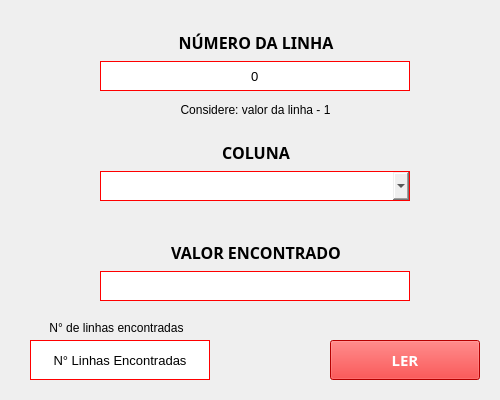
<?xml version="1.0" encoding="UTF-8"?>
<ui version="4.0">
 <class>Form</class>
 <widget class="QWidget" name="Form">
  <property name="geometry">
   <rect>
    <x>0</x>
    <y>0</y>
    <width>500</width>
    <height>400</height>
   </rect>
  </property>
  <property name="minimumSize">
   <size>
    <width>500</width>
    <height>400</height>
   </size>
  </property>
  <property name="maximumSize">
   <size>
    <width>550</width>
    <height>400</height>
   </size>
  </property>
  <property name="windowTitle">
   <string>Ler</string>
  </property>
  <property name="windowIcon">
   <iconset>
    <normaloff>../imagens/excel.ico</normaloff>../imagens/excel.ico</iconset>
  </property>
  <widget class="QWidget" name="verticalLayoutWidget_9">
   <property name="geometry">
    <rect>
     <x>100</x>
     <y>20</y>
     <width>312</width>
     <height>81</height>
    </rect>
   </property>
   <layout class="QVBoxLayout" name="layout_id_requisitante">
    <property name="spacing">
     <number>0</number>
    </property>
    <item>
     <widget class="QLabel" name="lbl_numero">
      <property name="sizePolicy">
       <sizepolicy hsizetype="Expanding" vsizetype="Expanding">
        <horstretch>0</horstretch>
        <verstretch>0</verstretch>
       </sizepolicy>
      </property>
      <property name="minimumSize">
       <size>
        <width>0</width>
        <height>25</height>
       </size>
      </property>
      <property name="maximumSize">
       <size>
        <width>16777215</width>
        <height>20</height>
       </size>
      </property>
      <property name="font">
       <font>
        <family>Montserrat</family>
        <pointsize>12</pointsize>
        <weight>75</weight>
        <bold>true</bold>
       </font>
      </property>
      <property name="text">
       <string>NÚMERO DA LINHA</string>
      </property>
      <property name="alignment">
       <set>Qt::AlignCenter</set>
      </property>
     </widget>
    </item>
    <item>
     <widget class="QSpinBox" name="spb_numero">
      <property name="minimumSize">
       <size>
        <width>310</width>
        <height>30</height>
       </size>
      </property>
      <property name="maximumSize">
       <size>
        <width>300</width>
        <height>30</height>
       </size>
      </property>
      <property name="font">
       <font>
        <pointsize>10</pointsize>
       </font>
      </property>
      <property name="styleSheet">
       <string notr="true">outline: none;
border: 1px solid red;</string>
      </property>
      <property name="alignment">
       <set>Qt::AlignCenter</set>
      </property>
      <property name="buttonSymbols">
       <enum>QAbstractSpinBox::NoButtons</enum>
      </property>
      <property name="maximum">
       <number>1000000</number>
      </property>
      <property name="value">
       <number>0</number>
      </property>
     </widget>
    </item>
   </layout>
  </widget>
  <widget class="QLabel" name="label">
   <property name="geometry">
    <rect>
     <x>160</x>
     <y>100</y>
     <width>191</width>
     <height>20</height>
    </rect>
   </property>
   <property name="text">
    <string>&lt;html&gt;&lt;head/&gt;&lt;body&gt;&lt;p&gt;Considere: valor da linha - 1&lt;/p&gt;&lt;/body&gt;&lt;/html&gt;</string>
   </property>
   <property name="alignment">
    <set>Qt::AlignCenter</set>
   </property>
  </widget>
  <widget class="QPushButton" name="btn_ler">
   <property name="geometry">
    <rect>
     <x>330</x>
     <y>340</y>
     <width>150</width>
     <height>40</height>
    </rect>
   </property>
   <property name="sizePolicy">
    <sizepolicy hsizetype="Expanding" vsizetype="Expanding">
     <horstretch>0</horstretch>
     <verstretch>0</verstretch>
    </sizepolicy>
   </property>
   <property name="minimumSize">
    <size>
     <width>150</width>
     <height>40</height>
    </size>
   </property>
   <property name="maximumSize">
    <size>
     <width>150</width>
     <height>40</height>
    </size>
   </property>
   <property name="font">
    <font>
     <family>Montserrat</family>
     <pointsize>11</pointsize>
     <weight>75</weight>
     <bold>true</bold>
    </font>
   </property>
   <property name="cursor">
    <cursorShape>PointingHandCursor</cursorShape>
   </property>
   <property name="layoutDirection">
    <enum>Qt::LeftToRight</enum>
   </property>
   <property name="styleSheet">
    <string notr="true">background: rgb(255, 0, 0);
color: white;</string>
   </property>
   <property name="text">
    <string>LER</string>
   </property>
   <property name="flat">
    <bool>false</bool>
   </property>
  </widget>
  <widget class="QWidget" name="verticalLayoutWidget_10">
   <property name="geometry">
    <rect>
     <x>100</x>
     <y>130</y>
     <width>312</width>
     <height>81</height>
    </rect>
   </property>
   <layout class="QVBoxLayout" name="layout_id_requisitante_2">
    <property name="spacing">
     <number>0</number>
    </property>
    <item>
     <widget class="QLabel" name="lbl_coluna">
      <property name="sizePolicy">
       <sizepolicy hsizetype="Expanding" vsizetype="Expanding">
        <horstretch>0</horstretch>
        <verstretch>0</verstretch>
       </sizepolicy>
      </property>
      <property name="minimumSize">
       <size>
        <width>0</width>
        <height>25</height>
       </size>
      </property>
      <property name="maximumSize">
       <size>
        <width>16777215</width>
        <height>20</height>
       </size>
      </property>
      <property name="font">
       <font>
        <family>Montserrat</family>
        <pointsize>12</pointsize>
        <weight>75</weight>
        <bold>true</bold>
       </font>
      </property>
      <property name="text">
       <string>COLUNA</string>
      </property>
      <property name="alignment">
       <set>Qt::AlignCenter</set>
      </property>
     </widget>
    </item>
    <item>
     <widget class="QComboBox" name="cbx_coluna">
      <property name="sizePolicy">
       <sizepolicy hsizetype="Preferred" vsizetype="Fixed">
        <horstretch>0</horstretch>
        <verstretch>0</verstretch>
       </sizepolicy>
      </property>
      <property name="minimumSize">
       <size>
        <width>310</width>
        <height>30</height>
       </size>
      </property>
      <property name="maximumSize">
       <size>
        <width>310</width>
        <height>30</height>
       </size>
      </property>
      <property name="styleSheet">
       <string notr="true">outline:none;
border: 1px solid red;</string>
      </property>
      <property name="insertPolicy">
       <enum>QComboBox::InsertAtCurrent</enum>
      </property>
     </widget>
    </item>
   </layout>
  </widget>
  <widget class="QWidget" name="verticalLayoutWidget_11">
   <property name="geometry">
    <rect>
     <x>100</x>
     <y>230</y>
     <width>312</width>
     <height>81</height>
    </rect>
   </property>
   <layout class="QVBoxLayout" name="layout_id_requisitante_3">
    <property name="spacing">
     <number>0</number>
    </property>
    <item>
     <widget class="QLabel" name="lbl_encontrado">
      <property name="sizePolicy">
       <sizepolicy hsizetype="Expanding" vsizetype="Expanding">
        <horstretch>0</horstretch>
        <verstretch>0</verstretch>
       </sizepolicy>
      </property>
      <property name="minimumSize">
       <size>
        <width>0</width>
        <height>25</height>
       </size>
      </property>
      <property name="maximumSize">
       <size>
        <width>16777215</width>
        <height>20</height>
       </size>
      </property>
      <property name="font">
       <font>
        <family>Montserrat</family>
        <pointsize>12</pointsize>
        <weight>75</weight>
        <bold>true</bold>
       </font>
      </property>
      <property name="text">
       <string>VALOR ENCONTRADO</string>
      </property>
      <property name="alignment">
       <set>Qt::AlignCenter</set>
      </property>
     </widget>
    </item>
    <item>
     <widget class="QLabel" name="lbl_encontrado_2">
      <property name="minimumSize">
       <size>
        <width>310</width>
        <height>30</height>
       </size>
      </property>
      <property name="maximumSize">
       <size>
        <width>310</width>
        <height>30</height>
       </size>
      </property>
      <property name="font">
       <font>
        <pointsize>10</pointsize>
       </font>
      </property>
      <property name="styleSheet">
       <string notr="true">background: white;
outiline: none;
border: 1px solid red;</string>
      </property>
      <property name="text">
       <string/>
      </property>
      <property name="alignment">
       <set>Qt::AlignCenter</set>
      </property>
     </widget>
    </item>
   </layout>
  </widget>
  <widget class="QLabel" name="lbl_numero_linhas">
   <property name="geometry">
    <rect>
     <x>30</x>
     <y>340</y>
     <width>180</width>
     <height>40</height>
    </rect>
   </property>
   <property name="minimumSize">
    <size>
     <width>180</width>
     <height>40</height>
    </size>
   </property>
   <property name="maximumSize">
    <size>
     <width>180</width>
     <height>40</height>
    </size>
   </property>
   <property name="font">
    <font>
     <pointsize>10</pointsize>
    </font>
   </property>
   <property name="styleSheet">
    <string notr="true">background: white;
outiline: none;
border: 1px solid red;</string>
   </property>
   <property name="text">
    <string>N° Linhas Encontradas</string>
   </property>
   <property name="alignment">
    <set>Qt::AlignCenter</set>
   </property>
  </widget>
  <widget class="QLabel" name="label_2">
   <property name="geometry">
    <rect>
     <x>21</x>
     <y>318</y>
     <width>191</width>
     <height>20</height>
    </rect>
   </property>
   <property name="text">
    <string>&lt;html&gt;&lt;head/&gt;&lt;body&gt;&lt;p&gt;N° de linhas encontradas&lt;/p&gt;&lt;/body&gt;&lt;/html&gt;</string>
   </property>
   <property name="alignment">
    <set>Qt::AlignCenter</set>
   </property>
  </widget>
 </widget>
 <resources/>
 <connections/>
</ui>
